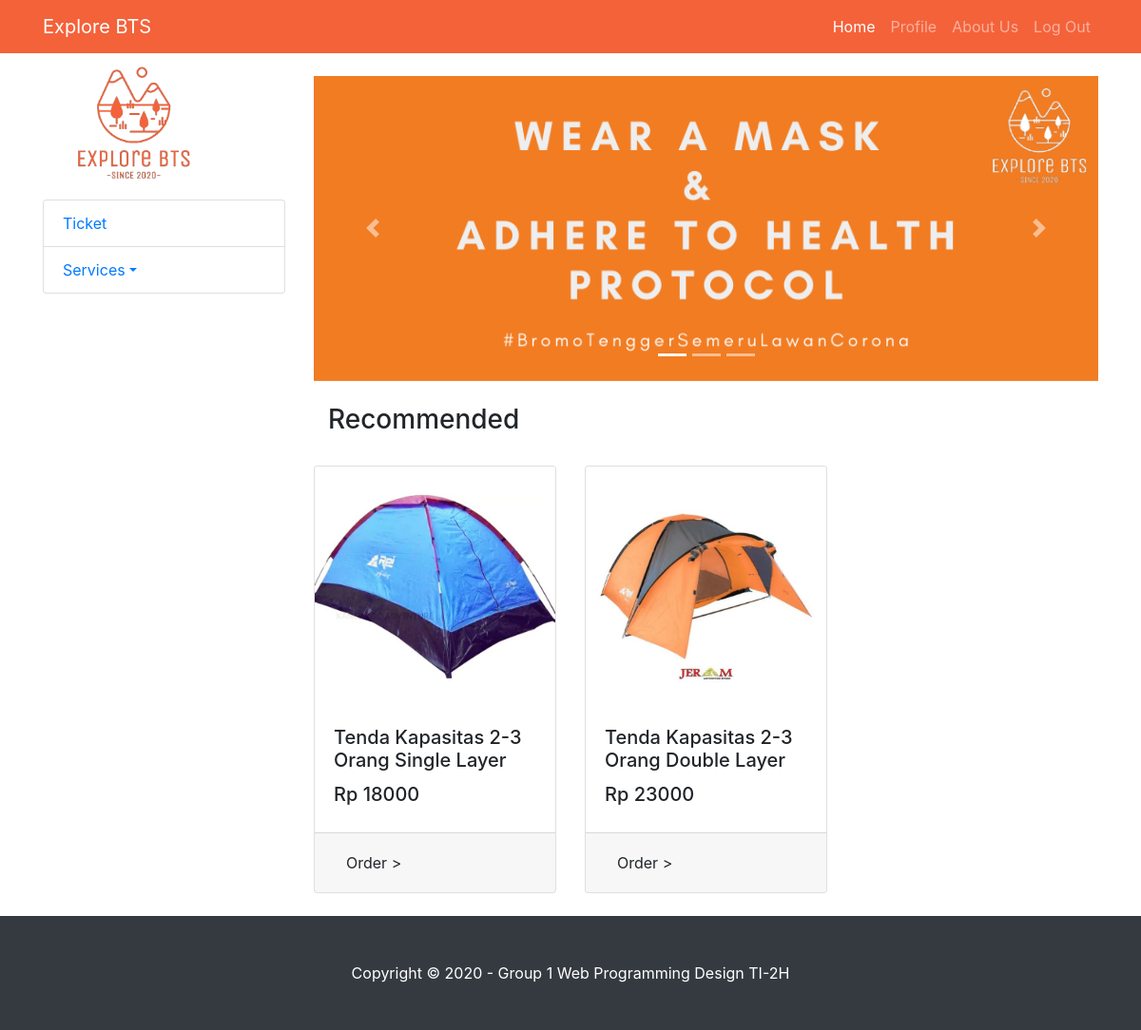
Before: /homeUser.php with the older database file.
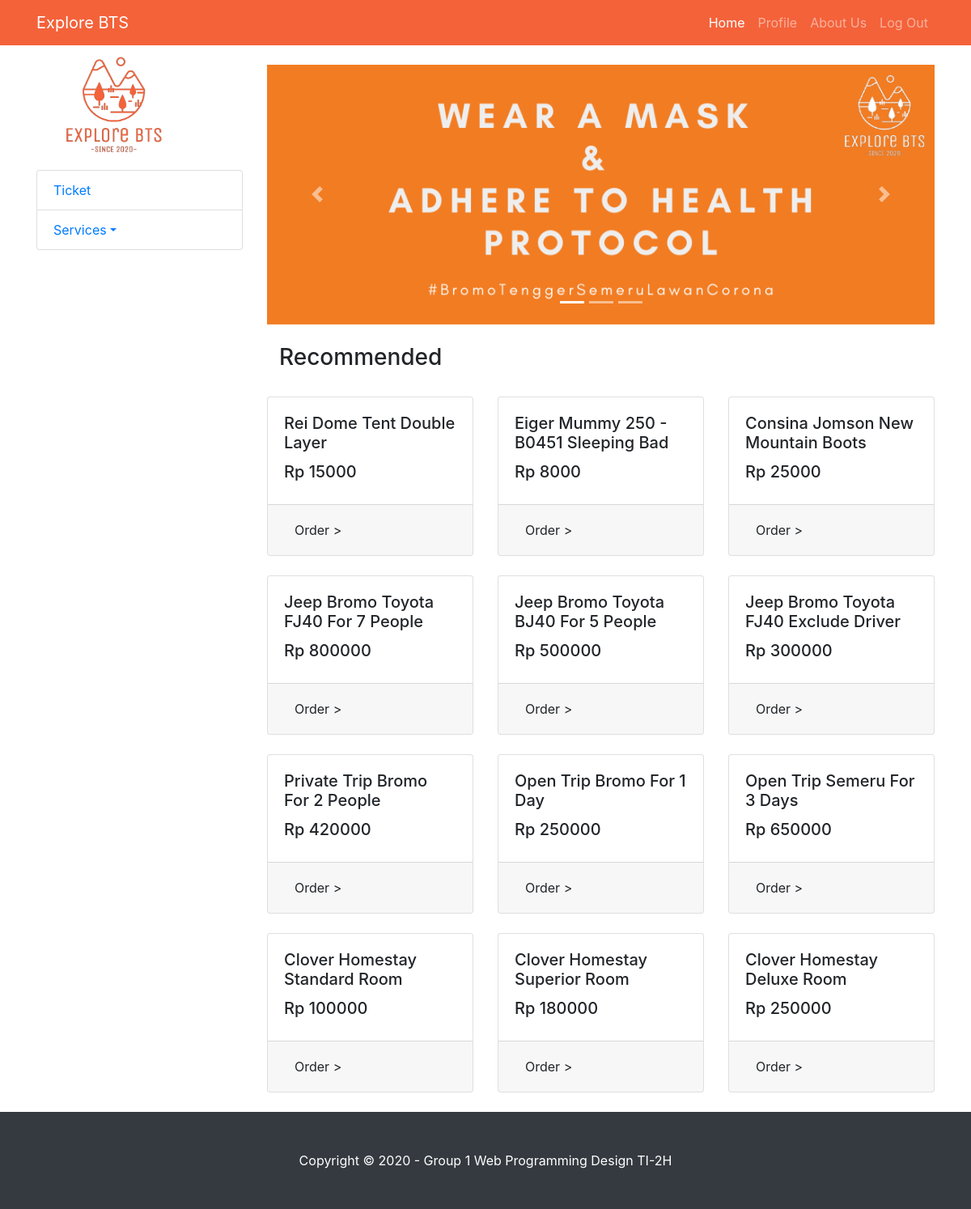
After: the same page with the newer database file.
### tables this page shows
CREATE TABLE `products` (
  `product_id` int(11) NOT NULL,
  `product_name` varchar(100) NOT NULL,
  `product_pict` varchar(255) NOT NULL,
  `category_code` char(4) NOT NULL,
  `unit_price` int(11) NOT NULL,
  `product_stock` int(11) NOT NULL,
  `vendor_id` int(11) NOT NULL,
  `product_desc` varchar(255) NOT NULL
);

### homeUser.php (the view, shortened to what this page needs)
<!DOCTYPE html>
<html lang="en">
<head>
  <link href="vendor/bootstrap/css/bootstrap.min.css" rel="stylesheet">
  <link href="vendor/bootstrap/css/bootstrap.min.css" rel="stylesheet">
  <link href="css/shop-homepage.css" rel="stylesheet">
</head>
<body>
  <nav class="navbar navbar-expand-lg navbar-dark fixed-top">
    <div class="container">
      <a class="navbar-brand" href="#">Explore BTS</a>
      <div class="collapse navbar-collapse" id="navbarResponsive">
        <ul class="navbar-nav ml-auto">
          <li class="nav-item active">
            <a class="nav-link" href="homeUser.php">Home
            </a>
          </li>
          <li class="nav-item">
            <a class="nav-link" href="#">Profile</a>
          </li>
          <li class="nav-item">
            <a class="nav-link" href="#">About Us</a>
          </li>
          <li class="nav-item">
            <a class="nav-link" href="logoutSession.php">Log Out</a>
          </li>
        </ul>
      </div>
    </div>
  </nav>
  <div class="container">
    <div class="row">
      <div class="col-lg-3">
        <img src="assets/logo-bts.png" width="75%">
        <div class="list-group">
          <a href="#" class="list-group-item">Ticket</a>
          <div class="list-group-item">
            <a class="dropdown-toggle" href="" data-toggle="dropdown">Services<span class="caret"></span></a>
          </div>
        </div>
      </div>
      <div class="col-lg-9">
        <div id="myCarousel" class="carousel slide my-4" data-ride="carousel">
          <ol class="carousel-indicators">
            <li data-target="#myCarousel" data-slide-to="0" class="active"></li>
            <li data-target="#myCarousel" data-slide-to="1"></li>
            <li data-target="#myCarousel" data-slide-to="2"></li>
          </ol>
          <div class="carousel-inner" role="listbox">
            <div class="carousel-item active">
              <img class="d-block img-fluid" src="assets/slider-jumbotron-1.png" alt="First slide">
            </div>
          </div>
          <a class="carousel-control-prev" href="#myCarousel" role="button" data-slide="prev">
            <span class="carousel-control-prev-icon" aria-hidden="true"></span>
          </a>
          <a class="carousel-control-next" href="#myCarousel" role="button" data-slide="next">
            <span class="carousel-control-next-icon" aria-hidden="true"></span>
          </a>
        </div>
        <div class="container">
            <h3>Recommended</h3> <br>
        </div>
        <div class="row">
        <?php
                include "connection.php";
                $query = "SELECT * FROM products";
                $result = mysqli_query($connect, $query);
                if(mysqli_num_rows($result) > 0){
                    while($row = mysqli_fetch_assoc($result)){
            ?>
                <div class="col-lg-4 col-md-6 mb-4">
                    <div class="card h-100">
                        <img class="card-img-top" src="uploads/<?php echo $row['product_pict'];?>" alt="">
                        <div class="card-body">
                        <h5 class="card-title"><?php echo $row['product_name'];?></h5>
                        <h5>Rp <?php echo $row['unit_price'];?></h5>
                        </div>
                        <div class="card-footer">
                            <button type="button" class="btn" data-toggle="modal" data-target="#modal<?php echo $row['product_id']; ?>">Order > </button>
                        </div>
                    </div>
                </div>
            <?php
                        }
                    } else{
                        echo "0 result";
                    }
                ?>
            </div>
      </div>
    </div>
  </div>
  <footer class="py-5 bg-dark">
    <div class="container">
      <p class="m-0 text-center text-white">Copyright &copy;  2020 - Group 1 Web Programming Design TI-2H</p>
    </div>
  </footer>
</body>
</html>

### css/shop-homepage.css (style rules this page uses)
body { padding-top: 56px; }

### homeUser.php (style rules this page uses)
.navbar { background-color: #f4623a; }

Changed rows visible on the page:
changed products: product_name "Tenda Kapasitas 2-3 Orang Single Layer" → "Rei Dome Tent Double Layer"; unit_price "18000" → "15000"; product_pict: picture removed
changed products: product_name "Tenda Kapasitas 2-3 Orang Double Layer" → "Eiger Mummy 250 - B0451 Sleeping Bad"; unit_price "23000" → "8000"; product_pict: picture removed
added products: product_name "Consina Jomson New Mountain Boots", unit_price "25000"
added products: product_name "Jeep Bromo Toyota FJ40 For 7 People", unit_price "800000"
added products: product_name "Jeep Bromo Toyota BJ40 For 5 People", unit_price "500000"
added products: product_name "Jeep Bromo Toyota FJ40 Exclude Driver", unit_price "300000"
added products: product_name "Private Trip Bromo For 2 People", unit_price "420000"
added products: product_name "Open Trip Bromo For 1 Day", unit_price "250000"
added products: product_name "Open Trip Semeru For 3 Days", unit_price "650000"
added products: product_name "Clover Homestay Standard Room", unit_price "100000"
added products: product_name "Clover Homestay Superior Room", unit_price "180000"
added products: product_name "Clover Homestay Deluxe Room", unit_price "250000"
